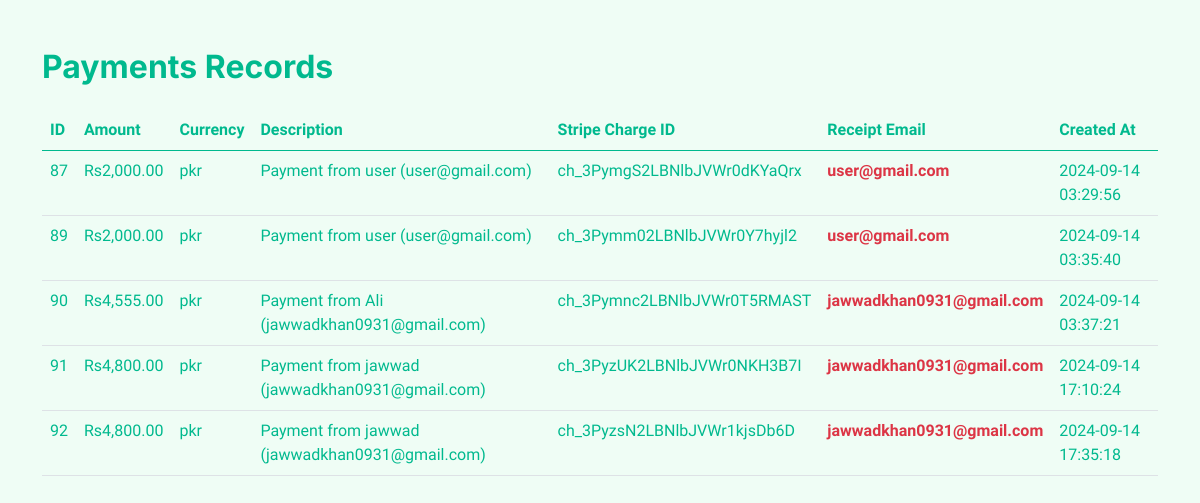
Page /admin_pay_record.php (signed in) on the committed database.
### tables this page shows
CREATE TABLE `payments` (
  `id` int(11) NOT NULL,
  `amount` int(11) NOT NULL,
  `currency` varchar(10) NOT NULL,
  `description` text DEFAULT NULL,
  `stripe_charge_id` varchar(255) NOT NULL,
  `receipt_email` varchar(255) DEFAULT NULL,
  `created_at` timestamp NOT NULL DEFAULT current_timestamp(),
  `user_id` int(11) DEFAULT NULL,
  `name` varchar(200) DEFAULT NULL
);

### admin_pay_record.php (the view, shortened to what this page needs)
<?php
include 'config/db_connection.php';
$sql = "SELECT id, amount, currency, description, stripe_charge_id, receipt_email, created_at FROM payments";
$result = $mysqli->query($sql);
?>
<!DOCTYPE html>
<html lang="en">
<head>
    <link href="https://cdnjs.cloudflare.com/ajax/libs/font-awesome/5.10.0/css/all.min.css" rel="stylesheet">
    <link href="https://cdn.jsdelivr.net/npm/bootstrap-icons@1.4.1/font/bootstrap-icons.css" rel="stylesheet">
    <link href="lib/animate/animate.min.css" rel="stylesheet">
    <link href="lib/owlcarousel/assets/owl.carousel.min.css" rel="stylesheet">
    <link href="css/bootstrap.min.css" rel="stylesheet">
    <link href="css/style.css" rel="stylesheet">
</head>
<body>
<div class="container mt-5">
    <h2 class="mb-4 text-primary">Payments Records</h2>
    <table class="table">
        <thead>
            <tr>
                <th>ID</th>
                <th>Amount</th>
                <th>Currency</th>
                <th>Description</th>
                <th>Stripe Charge ID</th>
                <th class="">Receipt Email</th>
                <th>Created At</th>
            </tr>
        </thead>
        <tbody>
            <?php
            if ($result->num_rows > 0) {
                while($row = $result->fetch_assoc()) {
                    echo "<tr>";
                    echo "<td>" . htmlspecialchars($row['id']) . "</td>";
                    echo "<td>Rs" . number_format($row['amount'] / 100, 2) . "</td>";
                    echo "<td>" . htmlspecialchars($row['currency']) . "</td>";
                    echo "<td>" . htmlspecialchars($row['description']) . "</td>";
                    echo "<td>" . htmlspecialchars($row['stripe_charge_id']) . "</td>";
                    echo "<td class='text-danger fw-bold'>" . htmlspecialchars($row['receipt_email']) . "</td>";
                    echo "<td>" . htmlspecialchars($row['created_at']) . "</td>";
                    echo "</tr>";
                }
            } else {
                echo "<tr><td colspan='7'>No records found</td></tr>";
            }
            ?>
        </tbody>
    </table>
</div>
</body>
</html>

### css/style.css (style rules this page uses)
:root { --primary: #00B98E; --secondary: #FF6922; --light: #EFFDF5; --dark: #0E2E50; }

### admin_pay_record.php (style rules this page uses)
* { color: #00b98e; }

### rows in the picture
payments: id "87", $row['amount']/100 "2,000.00", currency "pkr", description "Payment from user (user@gmail.com)", stripe_charge "ch_3PymgS2LBNlbJVWr0dKYaQrx", receipt_email "user@gmail.com", created_at "2024-09-14 03:29:56"
payments: id "89", $row['amount']/100 "2,000.00", currency "pkr", description "Payment from user (user@gmail.com)", stripe_charge "ch_3Pymm02LBNlbJVWr0Y7hyjl2", receipt_email "user@gmail.com", created_at "2024-09-14 03:35:40"
payments: id "90", $row['amount']/100 "4,555.00", currency "pkr", description "Payment from Ali (jawwadkhan0931@gmail.com)", stripe_charge "ch_3Pymnc2LBNlbJVWr0T5RMAST", receipt_email "jawwadkhan0931@gmail.com", created_at "2024-09-14 03:37:21"
payments: id "91", $row['amount']/100 "4,800.00", currency "pkr", description "Payment from jawwad (jawwadkhan0931@gmail.com)", stripe_charge "ch_3PyzUK2LBNlbJVWr0NKH3B7I", receipt_email "jawwadkhan0931@gmail.com", created_at "2024-09-14 17:10:24"
payments: id "92", $row['amount']/100 "4,800.00", currency "pkr", description "Payment from jawwad (jawwadkhan0931@gmail.com)", stripe_charge "ch_3PyzsN2LBNlbJVWr1kjsDb6D", receipt_email "jawwadkhan0931@gmail.com", created_at "2024-09-14 17:35:18"
